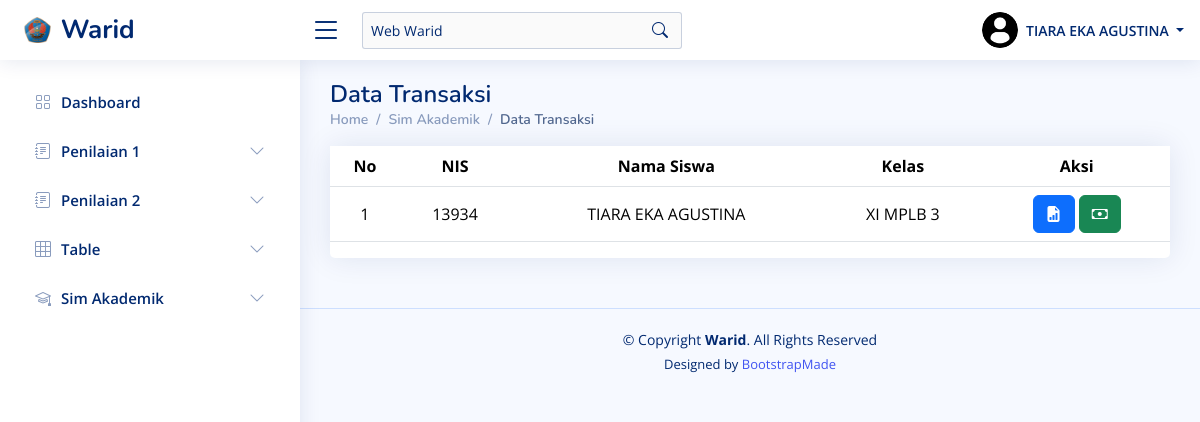
/?page=transaksi (signed in), run on the app's committed database.
### tables this page shows
CREATE TABLE `tb_siswa` (
  `nis` int(11) NOT NULL,
  `nama` varchar(100) NOT NULL,
  `id_kelas` int(11) NOT NULL,
  `jk` smallint(6) NOT NULL,
  `user` varchar(100) NOT NULL,
  `pass` varchar(200) NOT NULL,
  `foto` varchar(100) NOT NULL
);

CREATE TABLE `tb_kelas` (
  `id_kelas` int(11) NOT NULL,
  `jenjang` enum('10','11','12','') NOT NULL,
  `jurusan` enum('PPLG','AKL','MPLB','PM') NOT NULL,
  `nama_kelas` varchar(50) NOT NULL
);

### assets/components/sim_akademik_warid/transaksi.php (the view, shortened to what this page needs)
<?php
$pageName = 'transaksi';
?>
<main id="main" class="main">
    <div class="pagetitle">
        <h1>Data Transaksi</h1>
        <nav>
            <ol class="breadcrumb">
                <li class="breadcrumb-item"><a href="?page=dashboard">Home</a></li>
                <li class="breadcrumb-item">Sim Akademik</li>
                <li class="breadcrumb-item active">Data Transaksi</li>
            </ol>
        </nav>
    </div>
    <section class="section">
        <div class="row">
            <div class="col-lg-12">
                <div class="card">
                    <div class="table-responsive text-nowrap">
                        <table class="table table-hover">
                            <thead>
                                <tr>
                                    <th>No</th>
                                    <th>NIS</th>
                                    <th>Nama Siswa</th>
                                    <th>Kelas</th>
                                    <th>Aksi</th>
                                </tr>
                            </thead>
                            <tbody>
                                <?php
                                if ($_SESSION['role'] == 'siswa') {
                                    $sqlSiswa = "SELECT s.nis, s.nama, k.nama_kelas FROM tb_siswa s LEFT JOIN tb_kelas k ON s.id_kelas = k.id_kelas WHERE nis = :nis";
                                    $stmt = $pdo->prepare($sqlSiswa);
                                    $stmt->bindParam(':nis', $_SESSION['id'], PDO::PARAM_STR);
                                    $stmt->execute();
                                } else {
                                    $sqlSiswa = "SELECT s.nis, s.nama, k.nama_kelas FROM tb_siswa s LEFT JOIN tb_kelas k ON s.id_kelas = k.id_kelas";
                                    $stmt = $pdo->query($sqlSiswa);
                                }
                                $no = 1;
                                foreach ($stmt as $siswa) {
                                ?>
                                    <tr>
                                        <td><?php echo $no++; ?></td>
                                        <td><?php echo htmlspecialchars($siswa['nis']); ?></td>
                                        <td><?php echo htmlspecialchars($siswa['nama']); ?></td>
                                        <td><?php echo htmlspecialchars($siswa['nama_kelas']); ?></td>
                                        <td>
                                            <a href="?page=<?php echo $pageName ?>&alert=info_nilai&nis=<?php echo $siswa['nis']; ?>" class="btn btn-primary"><i class="bi bi-file-earmark-bar-graph-fill" style="color: white;"></i></a>
                                            <a href="?page=<?php echo $pageName ?>&alert=info_bayar&nis=<?php echo $siswa['nis']; ?>" class="btn btn-success"><i class="bi bi-cash" style="color: white"></i></a>
                                        </td>
                                    </tr>
                                <?php
                                }
                                ?>
                            </tbody>
                        </table>
                    </div>
                </div>
            </div>
        </div>
</main>

### assets/css/style.css (style rules this page uses)
:root { scroll-behavior: smooth; }
body { font-family: "Open Sans", sans-serif; background: #f6f9ff; color: #444444; }
a { color: #4154f1; text-decoration: none; }
h1, h2, h3, h4, h5, h6 { font-family: "Nunito", sans-serif; }
table * { text-align: center; }
table { width: 100%; }
td { vertical-align: middle; word-wrap: break-word; word-break: normal; max-width: 200px; white-space: normal; }
#main { margin-top: 60px; padding: 20px 30px; transition: all 0.3s; }
.pagetitle { margin-bottom: 10px; }
.pagetitle h1 { font-size: 24px; margin-bottom: 0; font-weight: 600; color: #012970; }
.card { margin-bottom: 30px; border: none; border-radius: 5px; box-shadow: 0px 0 30px rgba(1, 41, 112, 0.1); }
.breadcrumb { font-size: 14px; font-family: "Nunito", sans-serif; color: #899bbd; font-weight: 600; }
.breadcrumb a { color: #899bbd; transition: 0.3s; }
.breadcrumb .breadcrumb-item::before { color: #899bbd; }
.breadcrumb .active { color: #51678f; font-weight: 600; }
@media (min-width: 1200px) { #main, #footer { margin-left: 300px; } }

### data on the page
tb_siswa: nis "13934", nama "TIARA EKA AGUSTINA", id_kelas.nama_kelas "XI MPLB 3"

### other printed values
$userDisplayName "TIARA EKA AGUSTINA"
